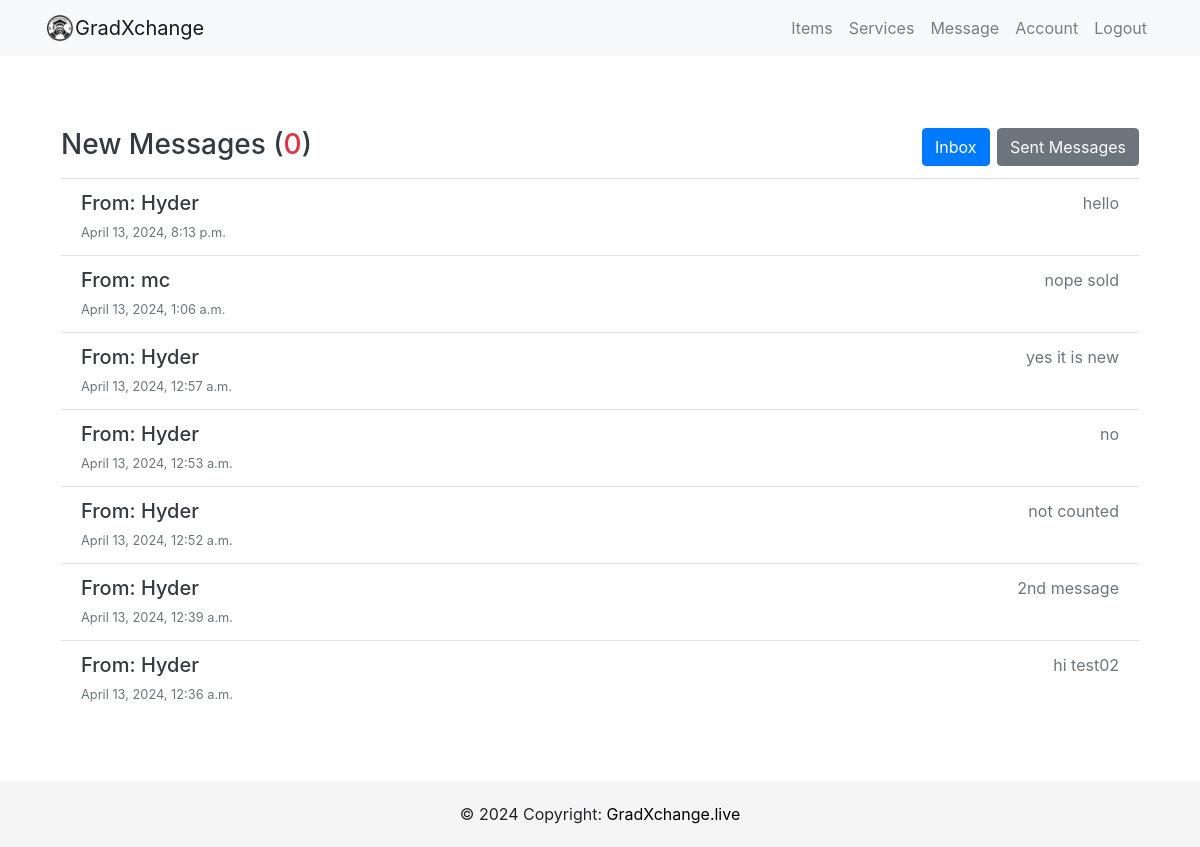
The app's page /inbox/ (signed in) with its own data.
### users/models.py (models this page shows, shortened)
class Message(models.Model):
    sender = models.ForeignKey(Profile, on_delete=models.SET_NULL, null=True, blank=True)
    recipient = models.ForeignKey(Profile, on_delete=models.SET_NULL, null=True, blank=True, related_name="messages")
    name = models.CharField(max_length=200, null=True, blank=True)
    email = models.EmailField(max_length=200, null=True, blank=True)
    subject = models.CharField(max_length=200, null=True, blank=True)
    body = models.TextField()
    is_read = models.BooleanField(default=False, null=True)
    created = models.DateTimeField(auto_now_add=True)
    id = models.UUIDField(default=uuid.uuid4,unique=True,primary_key=True, editable=False)
    class Meta:
        ordering = ['is_read', '-created']

class Profile(models.Model):
    user = models.OneToOneField(User, on_delete=models.CASCADE)
    image = models.ImageField(default='profilepic.jpg', upload_to='profile_picture')
    location =models.CharField(max_length=100)
    about_me = models.CharField(max_length=200, null=True, blank=True)
    phone_regex = RegexValidator(
        regex=r'^\+?60?\d{9,10}$',
        message="Phone number must be entered in the format: '+60123456789'. With country code +60 and up to 10 digits allowed."
    )
    phone = models.CharField(validators=[phone_regex], max_length=17, blank=True)  # Optional: adjust max_length as needed
    whatsapp_regex = RegexValidator(
        regex=r'^\+?60?\d{9,10}$',
        message="Whatsapp number must be entered in the format: '+60123456789'. With country code +60 and up to 10 digits allowed."
    )
    whatsapp = models.CharField(validators=[whatsapp_regex], max_length=17, blank=True)
    def __str__(self):
        return self.user.username

### users/views.py (the view)
# urls.py: path('inbox/', user_views.inbox, name='inbox'),
@login_required
def inbox(request):
    request.session['last_page'] = 'inbox'
    profile = request.user.profile
    messageRequests = Message.objects.filter(recipient=profile)
    unreadCount = messageRequests.filter(is_read=False).count()
    context = {
        'messageRequests': messageRequests,
        'unreadCount': unreadCount
    }
    return render(request, 'users/inbox.html', context)

### users/templates/users/inbox.html (shortened to what this page needs)
{% extends 'users/base.html' %}
{% block body %}
<div class="container">
    <div class="inbox my-5 p-3">
        <div class="content-box bg-white rounded shadow-sm">
            <h3 class="inbox__title text-dark py-2">
                New Messages (<span class="text-danger">{{ unreadCount }}</span>)
                <div class="float-right">
                    <a href="{% url 'inbox' %}" class="btn btn-primary">Inbox</a>
                    <a href="{% url 'sent_messages' %}" class="btn btn-secondary">Sent Messages</a>
                </div>
            </h3>
            <ul class="list-group list-group-flush">
                {% for message in messageRequests %}
                <li class="list-group-item list-group-item-action flex-column align-items-start">
                    <a href="{% url 'message' message.id %}"
                        class="d-flex w-100 justify-content-between text-decoration-none text-dark">
                        <div>
                            <h5 class="mb-1 message__author">
                                From: {{message.sender}}
                            </h5>
                            <small class="message__date text-muted">{{ message.created }}</small>
                        </div>
                        <div class="text-right">
                            <p class="mb-1 message__subject text-muted">
                                {% if message.subject %}
                                {{ message.subject|truncatechars:40 }}
                                {% else %}
                                {{ message.body|truncatechars:40 }}
                                {% endif %}
                            </p>
                        </div>
                    </a>
                </li>
                {% endfor %}
            </ul>
        </div>
    </div>
</div>
{% endblock %}

### static/css/style.css (style rules this page uses)
html, body { height: 100%; margin: 0; padding: 0; }
body { display: flex; flex-direction: column; }

### records on screen
Message: sender "Hyder", created "April 13, 2024, 8:13 p.m.", body "hello"
Message: sender "mc", created "April 13, 2024, 1:06 a.m.", body "nope sold"
Message: sender "Hyder", created "April 13, 2024, 12:57 a.m.", body "yes it is new"
Message: sender "Hyder", created "April 13, 2024, 12:53 a.m.", body "no"
Message: sender "Hyder", created "April 13, 2024, 12:52 a.m.", body "not counted"
Message: sender "Hyder", created "April 13, 2024, 12:39 a.m.", subject "2nd message"
Message: sender "Hyder", created "April 13, 2024, 12:36 a.m.", subject "hi test02"

### other values on screen
{{ unreadCount }} "0"
